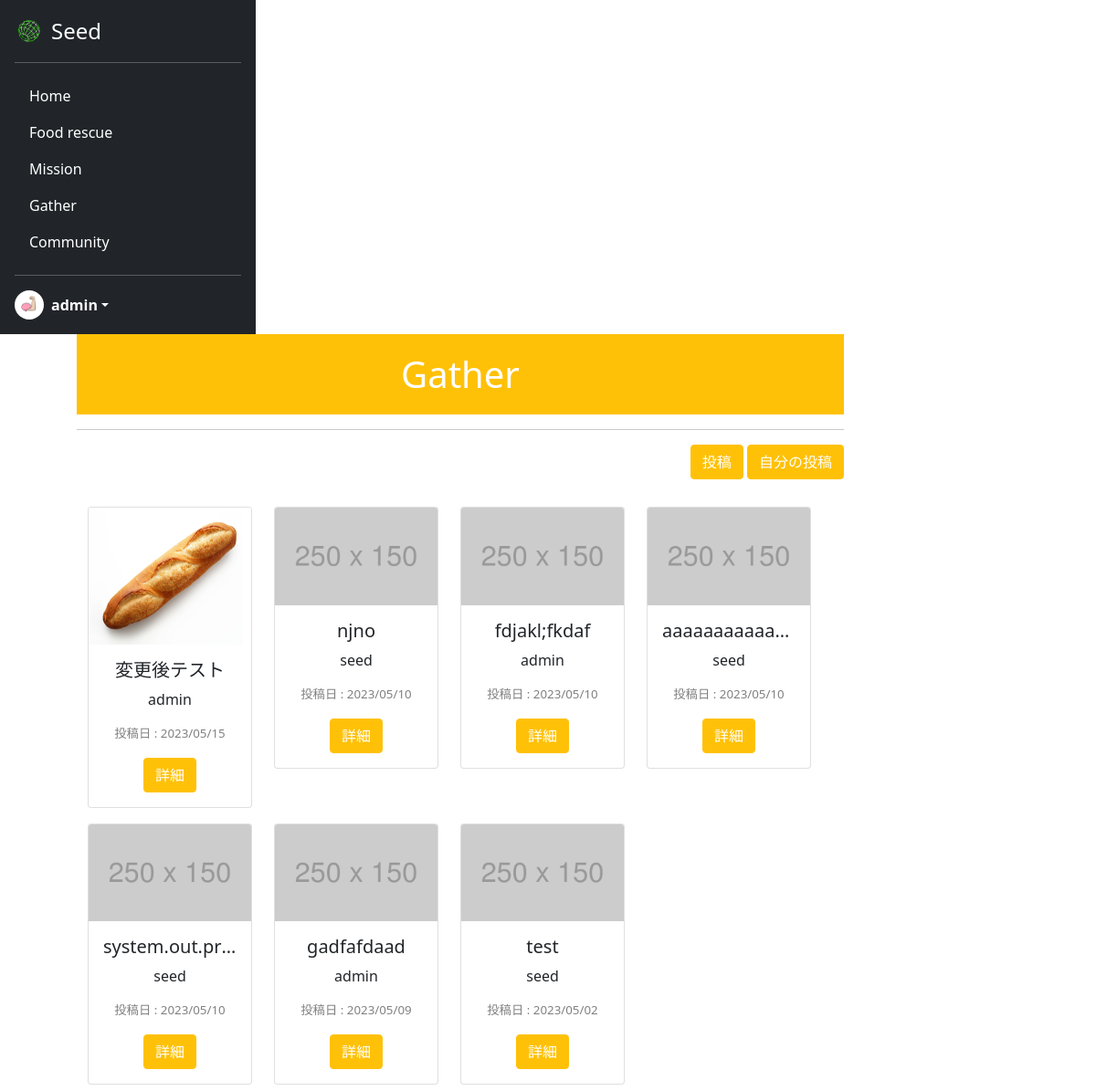
Page /gather/ (signed in) on the committed database.
### acount/models.py (models this page shows)
class CustomUser(AbstractUser):
    is_general = models.BooleanField(null=True ,default=True)
    is_active = models.BooleanField(null=True ,default=False)
    mission_point = models.IntegerField(null=False ,default=0)
    profile_pic = models.ImageField(upload_to='profile_pics', blank=True)

### seed/models.py (models this page shows)
class Gather(models.Model):
    user_id = models.ForeignKey(CustomUser, verbose_name="募集主", on_delete=models.CASCADE)
    title = models.CharField(verbose_name="タイトル", max_length=100)
    prefecture = models.ForeignKey(Prefecture, verbose_name="都道府県", on_delete=models.CASCADE)
    access = models.CharField(verbose_name="アクセス", max_length=200)
    contact = models.CharField(verbose_name="連絡先", max_length=254)
    detail = models.TextField(verbose_name="詳細", max_length=300)
    image = models.ImageField(verbose_name="画像", upload_to='gather_img/', null=True)
    create_at = models.DateTimeField(verbose_name="作成日時", auto_now_add=True)

### seed/views.py (the view)
# urls.py: path('gather/', views.GatherView.as_view(), name='gather'),
class GatherView(ListView):
    template_name = 'gather.html'
    model = Gather
    context_object_name = 'gather_list'
    def get_queryset(self):
        return Gather.objects.order_by('-create_at')

### seed/templates/gather.html (shortened to what this page needs)
{% extends 'mypagebase.html' %}
{% load static %}
{% block content %}
<div class="text-center">
    <h1 class="title" style="background: #ffc107; color:white;">Gather</h1>
    <hr>
    <div class="text-end" style="margin-bottom:20px;">
        <a class="btn btn-warning" href="{% url 'seed:gatherpost' %}"  style="color:white;">投稿</a>
        <a class="btn btn-warning" href="{% url 'seed:mygather' %}"  style="color:white;">自分の投稿</a>
    </div>
    <div class="container">
        <div class="row" style="height: 650px; width:100%; overflow-y: scroll;">
            {% for gather in gather_list %}
            <div class="col-3" style="margin-top:10px;">
                <div class="card" style="width: 100%;">
                    {% if gather.image %}
                        <img src="{{gather.image.url}}" class="card-img-top" alt="..." height="150px">
                    {% else %}
                        <img src="{% static 'assets/img/mypage/damy.png' %}" class="card-img-top" alt="...">
                    {% endif %}
                    <div class="card-body">
                        <h5 class="card-title">{{gather.title}}</h5>
                        <p class="card-text">
                            {{gather.user_id.username}}
                        </p>
                        <p class="card-text" style="color:gray; font-size:smaller;">
                            <span class="text-start">投稿日 : </span><span
                                class="text-end">{{gather.create_at|date:"Y/m/d"}}</span>
                        </p>
                        <a href="{% url 'seed:gather_detail' gather.pk %}" class="btn btn-warning" style="color:white;">詳細</a>
                    </div>
                </div>
            </div>
            {% endfor %}
        </div>
    </div>
</div>
{% endblock %}

### seed/templates/mypagebase.html (shortened to what this page needs)
{% load static %}
<!DOCTYPE html>
<html lang="ja">
<head>
    <link href="https://cdn.jsdelivr.net/npm/bootstrap@5.0.2/dist/css/bootstrap.min.css" rel="stylesheet"
>
    <link rel="stylesheet" type="text/css" href="{% static 'css/style.css' %}">
</head>
<body class="mypage">
    {% if user.is_authenticated %}
    <main style="height:100vh;">
        <div style="display: flex; flex-wrap: wrap; height:100%;">
            <div>
                <div class="d-flex flex-column p-3 text-white bg-dark h-100" style="width: 280px; height:100%;">
                    <a href="{% url 'seed:mypage' %}"
                        class="d-flex align-items-center mb-3 mb-md-0 me-md-auto text-white text-decoration-none">
                        <img class="bi me-2" src="{% static 'assets/img/top/icon.png' %}" style="height:32px">
                        <span class="fs-4">Seed</span>
                    </a>
                    <hr>
                    <ul class="nav nav-pills flex-column mb-auto">
                        <li class="nav-item my-nav">
                            <a href="{% url 'seed:mypage' %}" class="nav-link text-white" aria-current="page">
                                Home
                            </a>
                        </li>
                        <li class="nav-item my-nav">
                            <a href="{% url 'seed:food_rescue' %}" class="nav-link text-white">
                                Food rescue
                            </a>
                        </li>
                        {% if user.is_general %}
                        <li class="nav-item my-nav">
                            <a href="{% url 'seed:mission' %}" class="nav-link text-white">
                                Mission
                            </a>
                        </li>
                        {% endif %}
                        <li class="nav-item my-nav">
                            <a href="{% url 'seed:gather' %}" class="nav-link text-white">
                                Gather
                            </a>
                        </li>
                        <li class="nav-item my-nav">
                            <a href="{% url 'seed:community' %}" class="nav-link text-white">
                                Community
                            </a>
                        </li>
                    </ul>
                    <hr>
                    <div class="dropdown">
                        <a href="#" class="d-flex align-items-center text-white text-decoration-none dropdown-toggle"
                            id="dropdownUser1" data-bs-toggle="dropdown" aria-expanded="false">
                            <img src="{{ user.profile_pic.url }}" alt="" width="32" height="32"
                                class="rounded-circle me-2">
                            <strong>{{ user.username }}</strong>
                        </a>
                    </div>
                </div>
            </div>
            <div style="width:70%; margin-left: 7%;">
                {% block content %}
                {% endblock %}
            </div>
        </div>
    </main>
    {% endif %}
</body>
</html>

### static/css/style.css (style rules this page uses)
.title { padding: 20px 0px 20px 0px; }
.card-title { width: 100%; white-space: nowrap; overflow: hidden; text-overflow: ellipsis; }

### rows in the picture
CustomUser: profile_pic (picture), username "admin"
Gather: image (picture), title "変更後テスト", user_id.username "admin", create_at "2023/05/15"
Gather: title "njno", user_id.username "seed", create_at "2023/05/10"
Gather: title "fdjakl;fkdaf", user_id.username "admin", create_at "2023/05/10"
Gather: title "aaaaaaaaaaa…", user_id.username "seed", create_at "2023/05/10"
Gather: title "system.out.pr…", user_id.username "seed", create_at "2023/05/10"
Gather: title "gadfafdaad", user_id.username "admin", create_at "2023/05/09"
Gather: title "test", user_id.username "seed", create_at "2023/05/02"
